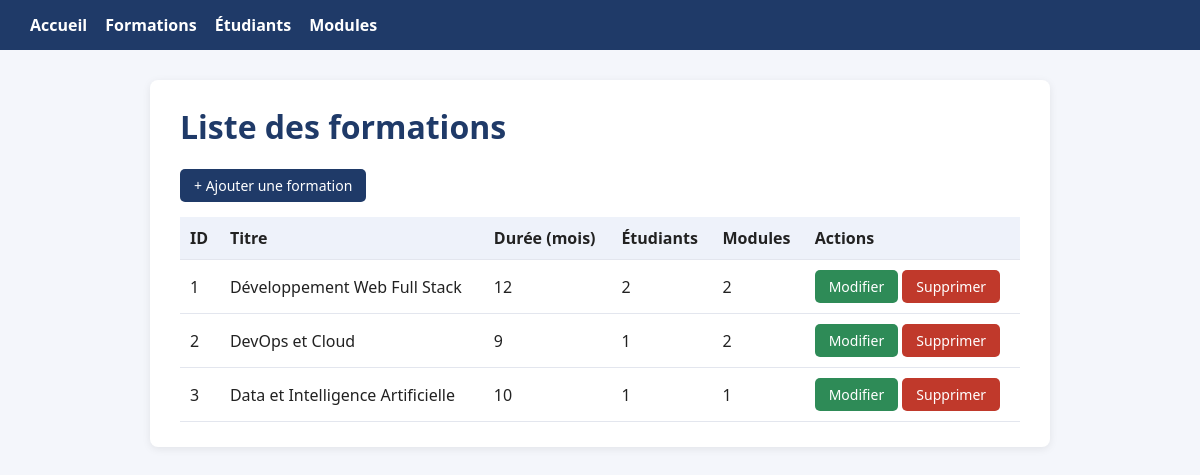
Screenshot of /formations/index.php with the database file from the repository.
### tables this page shows
CREATE TABLE formations (
    id_formation INT AUTO_INCREMENT PRIMARY KEY,
    titre        VARCHAR(100) NOT NULL,
    duree_mois   INT NOT NULL,
    description  TEXT
);

### database/connexion.php (called while the page is built, shortened)
<?php
function h($valeur)
{
    return htmlspecialchars((string) $valeur, ENT_QUOTES, 'UTF-8');
}

### formations/index.php (the view, shortened to what this page needs)
<?php require_once '../database/connexion.php'; ?>
<!DOCTYPE html>
<html lang="fr"><head><meta charset="UTF-8"><title>Formations</title>
<link rel="stylesheet" href="../assets/css/style.css"></head>
<body>
<header><a href="../index.php">Accueil</a><a href="../formations/index.php">Formations</a><a href="../etudiants/index.php">Étudiants</a><a href="../modules/index.php">Modules</a></header>
<main>
<h1>Liste des formations</h1>
<a class="btn" href="create.php">+ Ajouter une formation</a>
<?php
$formations = $pdo->query("
    SELECT f.*,
        (SELECT COUNT(*) FROM etudiants e WHERE e.id_formation = f.id_formation) AS nb_etudiants,
        (SELECT COUNT(*) FROM modules m WHERE m.id_formation = f.id_formation) AS nb_modules
    FROM formations f ORDER BY f.id_formation
")->fetchAll(PDO::FETCH_ASSOC);
?>
<table>
<tr><th>ID</th><th>Titre</th><th>Durée (mois)</th><th>Étudiants</th><th>Modules</th><th>Actions</th></tr>
<?php foreach ($formations as $f): ?>
<tr>
  <td><?= $f['id_formation'] ?></td>
  <td><?= h($f['titre']) ?></td>
  <td><?= $f['duree_mois'] ?></td>
  <td><?= $f['nb_etudiants'] ?></td>
  <td><?= $f['nb_modules'] ?></td>
  <td>
    <a class="btn btn-edit" href="edit.php?id=<?= $f['id_formation'] ?>">Modifier</a>
    <a class="btn btn-del" href="delete.php?id=<?= $f['id_formation'] ?>" onclick="return confirm('Supprimer cette formation (et ses modules) ?')">Supprimer</a>
  </td>
</tr>
<?php endforeach; ?>
</table>
</main></body></html>

### assets/css/style.css (style rules this page uses)
* { box-sizing:border-box }
body { font-family:Segoe UI,Arial,sans-serif;background:#f4f6fb;margin:0;color:#222 }
header { background:#1f3a68;color:#fff;padding:14px 30px }
header a { color:#fff;text-decoration:none;margin-right:18px;font-weight:600 }
main { max-width:900px;margin:30px auto;background:#fff;padding:25px 30px;border-radius:8px;box-shadow:0 2px 8px rgba(0,0,0,.08) }
h1 { margin-top:0;color:#1f3a68 }
table { width:100%;border-collapse:collapse;margin-top:15px }
th,td { padding:10px;border-bottom:1px solid #e3e6ee;text-align:left }
th { background:#eef2fa }
.btn { display:inline-block;padding:7px 14px;border-radius:5px;background:#1f3a68;color:#fff;text-decoration:none;border:0;cursor:pointer;font-size:14px }
.btn-edit { background:#2e8b57 }
.btn-del { background:#c0392b }

### rows the page displays
formations: id_formation "1", titre "Développement Web Full Stack", duree_mois "12", nb_etudiants "2", nb_modules "2"
formations: id_formation "2", titre "DevOps et Cloud", duree_mois "9", nb_etudiants "1", nb_modules "2"
formations: id_formation "3", titre "Data et Intelligence Artificielle", duree_mois "10", nb_etudiants "1", nb_modules "1"
